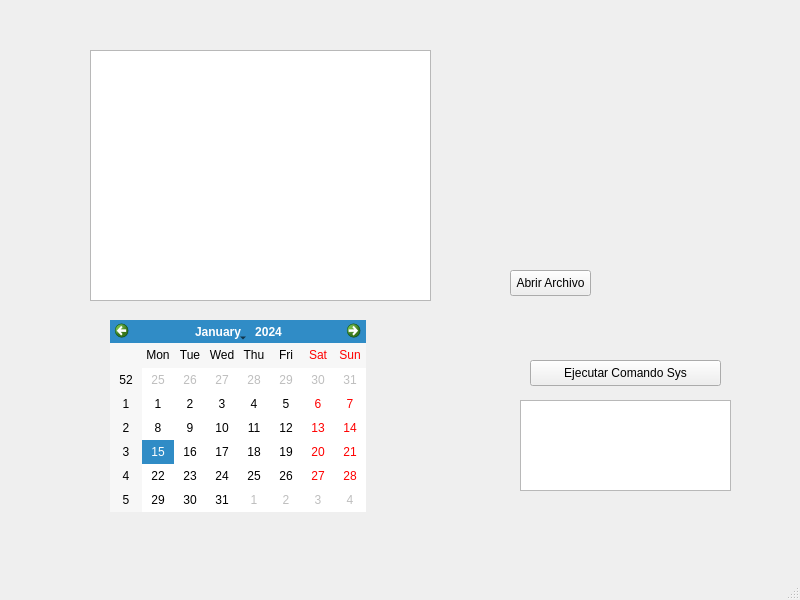
<?xml version="1.0" encoding="UTF-8"?>
<ui version="4.0">
 <class>MainWindow</class>
 <widget class="QMainWindow" name="MainWindow">
  <property name="geometry">
   <rect>
    <x>0</x>
    <y>0</y>
    <width>800</width>
    <height>600</height>
   </rect>
  </property>
  <property name="windowTitle">
   <string>MainWindow</string>
  </property>
  <widget class="QWidget" name="centralwidget">
   <widget class="QLabel" name="label">
    <property name="geometry">
     <rect>
      <x>110</x>
      <y>50</y>
      <width>49</width>
      <height>16</height>
     </rect>
    </property>
    <property name="text">
     <string>TextLabel</string>
    </property>
   </widget>
   <widget class="QCalendarWidget" name="calendarWidget">
    <property name="geometry">
     <rect>
      <x>110</x>
      <y>320</y>
      <width>256</width>
      <height>192</height>
     </rect>
    </property>
   </widget>
   <widget class="QPlainTextEdit" name="cajaTexto">
    <property name="geometry">
     <rect>
      <x>90</x>
      <y>50</y>
      <width>341</width>
      <height>251</height>
     </rect>
    </property>
   </widget>
   <widget class="QPushButton" name="botonAbrir">
    <property name="geometry">
     <rect>
      <x>510</x>
      <y>270</y>
      <width>81</width>
      <height>26</height>
     </rect>
    </property>
    <property name="text">
     <string>Abrir Archivo</string>
    </property>
   </widget>
   <widget class="QPushButton" name="botonComando">
    <property name="geometry">
     <rect>
      <x>530</x>
      <y>360</y>
      <width>191</width>
      <height>26</height>
     </rect>
    </property>
    <property name="text">
     <string>Ejecutar Comando Sys</string>
    </property>
   </widget>
   <widget class="QPlainTextEdit" name="salidaConsola">
    <property name="geometry">
     <rect>
      <x>520</x>
      <y>400</y>
      <width>211</width>
      <height>91</height>
     </rect>
    </property>
   </widget>
  </widget>
  <widget class="QMenuBar" name="menubar">
   <property name="geometry">
    <rect>
     <x>0</x>
     <y>0</y>
     <width>800</width>
     <height>33</height>
    </rect>
   </property>
  </widget>
  <widget class="QStatusBar" name="statusbar"/>
 </widget>
 <resources/>
 <connections/>
</ui>
